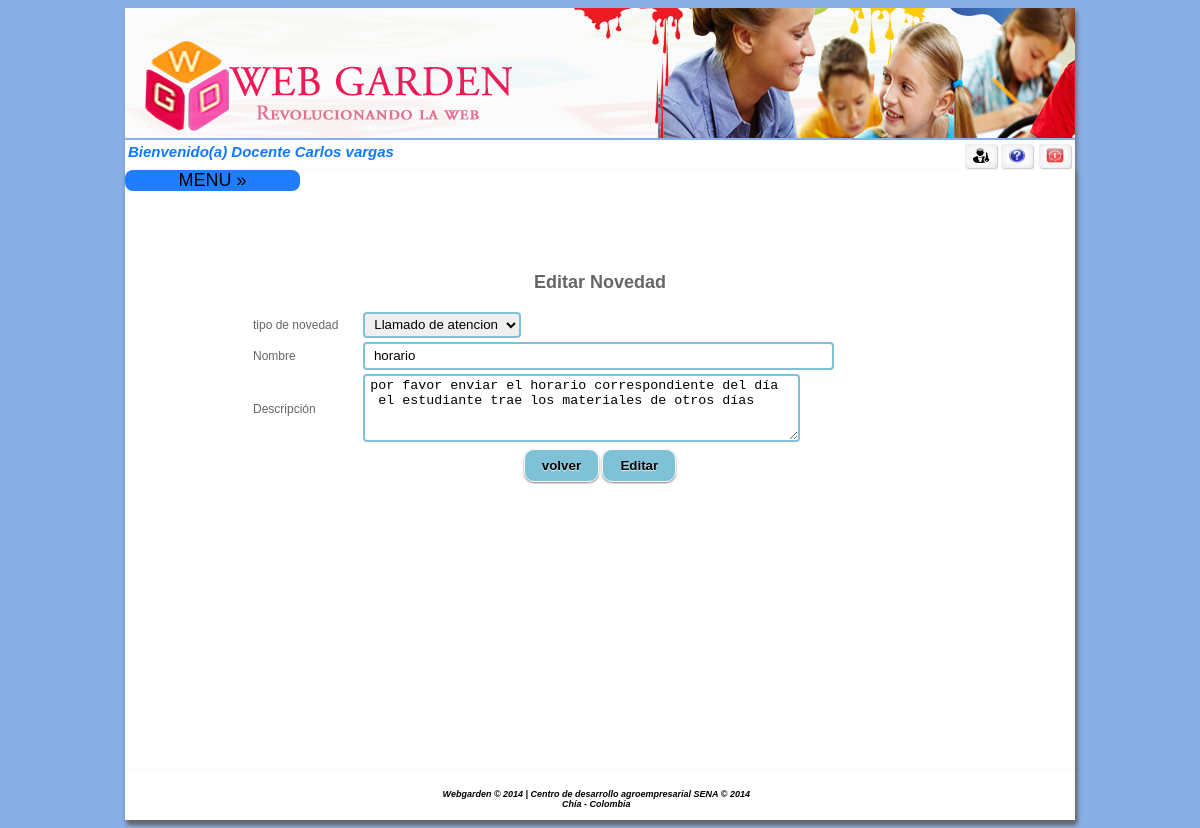
/home.php?act=2&acceso=115&alum=45678923 (signed in), run on the app's committed database.
### tables this page shows
CREATE TABLE IF NOT EXISTS `novedad` (
`idnovedad` int(11) NOT NULL,
  `titulo` varchar(50) NOT NULL,
  `descripcion` varchar(1000) NOT NULL,
  `iddocente` int(11) NOT NULL,
  `idalumno` int(11) NOT NULL,
  `tiponov` int(11) NOT NULL,
  `fecha` timestamp NOT NULL DEFAULT CURRENT_TIMESTAMP,
  `perfilid` int(11) NOT NULL
);

### modelo/mnove.php (called while the page is built, shortened)
<?php
include ("controlador/conexion.php");
class mnove {
    function valor($val) {
        $sql = "SELECT idvalor,nombre FROM valor WHERE idparametro='" . $val . "';";
        $conexionBD = new conexion();
        $conexionBD->conectarBD();
        $data = $conexionBD->ejeCon($sql, 0);
        return $data;
    }
     function selnov1($idnov) {
        $sql = "SELECT * from novedad where idnovedad='".$idnov."';";
        $conexionBD = new conexion();
        $conexionBD->conectarBD();
        $data = $conexionBD->ejeCon($sql, 0);
        return $data;
    }
}
?>

### controlador/configuracion.php (called while the page is built)
<?php
	$usu_db = "root";
	$pass_db = "";
	$serv_db = "localhost";
	$db = "webgarden";
?>

### controlador/conexion.php (called while the page is built, shortened)
<?php
class conexion{
	function conectarBD(){
		include("configuracion.php");
		$this->link = mysql_connect($serv_db,$usu_db,$pass_db);
		$db2= mysql_select_db($db);
	}
	function ejeCon($con, $op){
		$this->resultado = mysql_query($con) or
		die("La consulta fallo: ".mysql_error());
		if ($op==0){
			while ($linea = mysql_fetch_array($this->resultado)){
				$arrayResultado[] = $linea;
			}
		}else{
			$arrayResultado[] =0;
		}
		$resarr = isset($arrayResultado) ? $arrayResultado:NULL;
		if($resarr){
			return $arrayResultado;
		}
	}
}
?>

### vista/vnove1.php (the view, shortened to what this page needs)
<?php
include ("controlador/cnove.php");
?>
<center>
    <form name="form1" action="home.php?pr=<?php echo $alum?>&acceso=112" method="post" onSubmit="return confirm('Por  favor primero  verifique  los datos ingresados  antes de hacer clic en  !aceptar!')">
        <table width="700" border="0">
            <tr>
                <td colspan="3" align="center">
                    <h2>Editar Novedad</h2>
                </td>
            </tr>
            <tr>
                <td colspan="0" align="left">tipo de novedad</td>
                <td colspan="2">
                    <select name="tiponov" required >
                        <?php
                        for ($i = 0; $i < count($dot); $i++) {
                            ?>
                            <option <?php if ($selnove1[0]['tiponov']==$dot[$i]['idvalor']) echo "SELECTED"  ?> value=" <?php echo $dot[$i]['idvalor'] ?>" /> <?php echo $dot[$i]['nombre'] ?> </option>
                        <?php } ?>
                    </select>
                </td>
            </tr>
            <tr>
                <td align="left">Nombre</td>
                <td colspan="2"> <input type="text" placeholder="" name="titulo" size="55" maxlength="50" required="required" value=" <?php echo $selnove1[0]['titulo'] ?>"  /></td>
            </tr>
            <tr>
                <td align="left">Descripci&oacute;n</td>
                <td colspan="2"><textarea name="descripcion" maxlength="1000" required="required" rows="4" cols="51"><?php echo $selnove1[0]['descripcion'] ?></textarea></td>
            </tr>
            <tr>
                <td colspan="3" align="center" >
                        <input type="button" onclick="location.href='home.php?pr=<?php echo $alum?>&acceso=112'" value="volver"/>
                    <input type="submit"  value="Editar"   />
                </td>
            </tr>
        </table>
    </form>
</center>

### css/style.css (style rules this page uses)
input[type=submit], input[type=reset],input[type=button] { padding: 9px 17px; font-family: Helvetica,Arial,sans-serif; font-weight: bold; line-height: 1; color: #000000; border: none; text-shadow: 0 1px 1px rgba(255,255,255,0.85); background-color:#7FC1D7; border: 1px solid #ffffff; border-radius: 10px; box-shadow: 0 1px 2px rgba(0,0,0,0.5); }
input[type=text], input[type=password],input[type=number], input[type=email], input[type=date], input[type=tel], select { height:22px; border-radius: 4px; padding-left:5px; padding-right:5px; border:2px solid #7FC1D7; }
textarea { border-radius: 4px; padding-left:5px; padding-right:5px; border:2px solid #7FC1D7; }
select { height:26px; }

### css/menu.css (style rules this page uses)
body { font-family: 'Open Sans', sans-serif; background:#89B0E6; background-size:cover; }

### data on the page
novedad: titulo "horario", descripcion "por favor enviar el horario correspondiente del día el estudiante trae los materiales de otros días"

### other printed values
$nomapre "Carlos vargas"
form field tiponov "Llamado de atencion"
